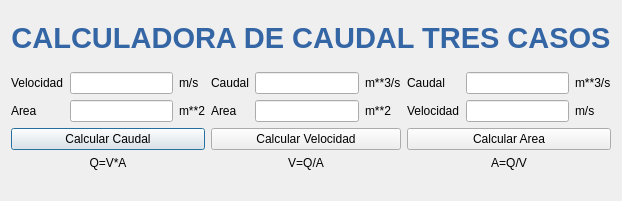
<?xml version="1.0" encoding="UTF-8"?>
<ui version="4.0">
 <class>Dialog</class>
 <widget class="QDialog" name="Dialog">
  <property name="geometry">
   <rect>
    <x>0</x>
    <y>0</y>
    <width>594</width>
    <height>201</height>
   </rect>
  </property>
  <property name="windowTitle">
   <string>Caudal</string>
  </property>
  <layout class="QGridLayout" name="gridLayout">
   <item row="0" column="0">
    <layout class="QVBoxLayout" name="verticalLayoutA_Nivel01">
     <item>
      <widget class="QLabel" name="label_Titulo">
       <property name="text">
        <string>&lt;html&gt;&lt;head/&gt;&lt;body&gt;&lt;p align=&quot;center&quot;&gt;&lt;span style=&quot; font-size:22pt; font-weight:600; color:#3465a4;&quot;&gt;CALCULADORA DE CAUDAL TRES CASOS&lt;/span&gt;&lt;/p&gt;&lt;/body&gt;&lt;/html&gt;</string>
       </property>
      </widget>
     </item>
     <item>
      <layout class="QHBoxLayout" name="horizontalLayoutA_Nivel02">
       <item>
        <layout class="QVBoxLayout" name="verticalLayoutA_Nivel03">
         <item>
          <layout class="QHBoxLayout" name="horizontalLayoutA_Nivel04">
           <item>
            <layout class="QVBoxLayout" name="GrupoA1verticalLayout_01">
             <item>
              <widget class="QLabel" name="GrupoA1label01_Velocidad">
               <property name="text">
                <string>Velocidad</string>
               </property>
              </widget>
             </item>
             <item>
              <widget class="QLabel" name="GrupoA1label02_Area">
               <property name="text">
                <string>Area</string>
               </property>
              </widget>
             </item>
            </layout>
           </item>
           <item>
            <layout class="QVBoxLayout" name="GrupoA2verticalLayout_02">
             <item>
              <widget class="QLineEdit" name="GrupoA2line01_Velocidad"/>
             </item>
             <item>
              <widget class="QLineEdit" name="GrupoA2line02_Area"/>
             </item>
            </layout>
           </item>
           <item>
            <layout class="QVBoxLayout" name="GrupoA3verticalLayout_03">
             <item>
              <widget class="QLabel" name="GrupoA3labelUnits01">
               <property name="text">
                <string>m/s</string>
               </property>
              </widget>
             </item>
             <item>
              <widget class="QLabel" name="GrupoA3labelUnits02">
               <property name="text">
                <string>m**2</string>
               </property>
              </widget>
             </item>
            </layout>
           </item>
          </layout>
         </item>
         <item>
          <widget class="QPushButton" name="ButtonCalcularA">
           <property name="text">
            <string>Calcular Caudal</string>
           </property>
          </widget>
         </item>
         <item>
          <widget class="QLabel" name="labelFormulaA">
           <property name="text">
            <string>&lt;html&gt;&lt;head/&gt;&lt;body&gt;&lt;p align=&quot;center&quot;&gt;Q=V*A&lt;/p&gt;&lt;/body&gt;&lt;/html&gt;</string>
           </property>
          </widget>
         </item>
         <item>
          <widget class="QLabel" name="labelResultadoCaudal">
           <property name="text">
            <string/>
           </property>
          </widget>
         </item>
        </layout>
       </item>
       <item>
        <layout class="QVBoxLayout" name="verticalLayoutB_Nivel03">
         <item>
          <layout class="QHBoxLayout" name="horizontalLayoutB_Nivel04">
           <item>
            <layout class="QVBoxLayout" name="GrupoB1verticalLayout_01">
             <item>
              <widget class="QLabel" name="GrupoB1label01_Caudal">
               <property name="text">
                <string>Caudal</string>
               </property>
              </widget>
             </item>
             <item>
              <widget class="QLabel" name="GrupoB1label02_Area">
               <property name="text">
                <string>Area</string>
               </property>
              </widget>
             </item>
            </layout>
           </item>
           <item>
            <layout class="QVBoxLayout" name="GrupoB2verticalLayout_02">
             <item>
              <widget class="QLineEdit" name="GrupoB2line01_Caudal"/>
             </item>
             <item>
              <widget class="QLineEdit" name="GrupoB2line02_Area"/>
             </item>
            </layout>
           </item>
           <item>
            <layout class="QVBoxLayout" name="GrupoB3verticalLayout_03">
             <item>
              <widget class="QLabel" name="GrupoB3labelUnits01">
               <property name="text">
                <string>m**3/s</string>
               </property>
              </widget>
             </item>
             <item>
              <widget class="QLabel" name="GrupoB3labelUnits02">
               <property name="text">
                <string>m**2</string>
               </property>
              </widget>
             </item>
            </layout>
           </item>
          </layout>
         </item>
         <item>
          <widget class="QPushButton" name="ButtonCalcularB">
           <property name="text">
            <string>Calcular Velocidad</string>
           </property>
          </widget>
         </item>
         <item>
          <widget class="QLabel" name="labelFormulaB">
           <property name="text">
            <string>&lt;html&gt;&lt;head/&gt;&lt;body&gt;&lt;p align=&quot;center&quot;&gt;V=Q/A&lt;/p&gt;&lt;/body&gt;&lt;/html&gt;</string>
           </property>
          </widget>
         </item>
         <item>
          <widget class="QLabel" name="labelResultadoVelocidad">
           <property name="text">
            <string/>
           </property>
          </widget>
         </item>
        </layout>
       </item>
       <item>
        <layout class="QVBoxLayout" name="verticalLayoutC_Nivel03">
         <item>
          <layout class="QHBoxLayout" name="horizontalLayoutC_Nivel04">
           <item>
            <layout class="QVBoxLayout" name="GrupoC1verticalLayout_01">
             <item>
              <widget class="QLabel" name="GrupoC1label01_Caudal">
               <property name="text">
                <string>Caudal</string>
               </property>
              </widget>
             </item>
             <item>
              <widget class="QLabel" name="GrupoC1label02_Velocidad">
               <property name="text">
                <string>Velocidad</string>
               </property>
              </widget>
             </item>
            </layout>
           </item>
           <item>
            <layout class="QVBoxLayout" name="GrupoC2verticalLayout_02">
             <item>
              <widget class="QLineEdit" name="GrupoC2line01_Caudal"/>
             </item>
             <item>
              <widget class="QLineEdit" name="GrupoC2line02_Velocidad"/>
             </item>
            </layout>
           </item>
           <item>
            <layout class="QVBoxLayout" name="GrupoC3verticalLayout_03">
             <item>
              <widget class="QLabel" name="GrupoC3labelUnits01">
               <property name="text">
                <string>m**3/s</string>
               </property>
              </widget>
             </item>
             <item>
              <widget class="QLabel" name="GrupoC3labelUnits02">
               <property name="text">
                <string>m/s</string>
               </property>
              </widget>
             </item>
            </layout>
           </item>
          </layout>
         </item>
         <item>
          <widget class="QPushButton" name="ButtonCalcularC">
           <property name="text">
            <string>Calcular Area</string>
           </property>
          </widget>
         </item>
         <item>
          <widget class="QLabel" name="labelFormulaC">
           <property name="text">
            <string>&lt;html&gt;&lt;head/&gt;&lt;body&gt;&lt;p align=&quot;center&quot;&gt;A=Q/V&lt;/p&gt;&lt;/body&gt;&lt;/html&gt;</string>
           </property>
          </widget>
         </item>
         <item>
          <widget class="QLabel" name="labelResultadoArea">
           <property name="text">
            <string/>
           </property>
          </widget>
         </item>
        </layout>
       </item>
      </layout>
     </item>
    </layout>
   </item>
  </layout>
 </widget>
 <resources/>
 <connections/>
</ui>
